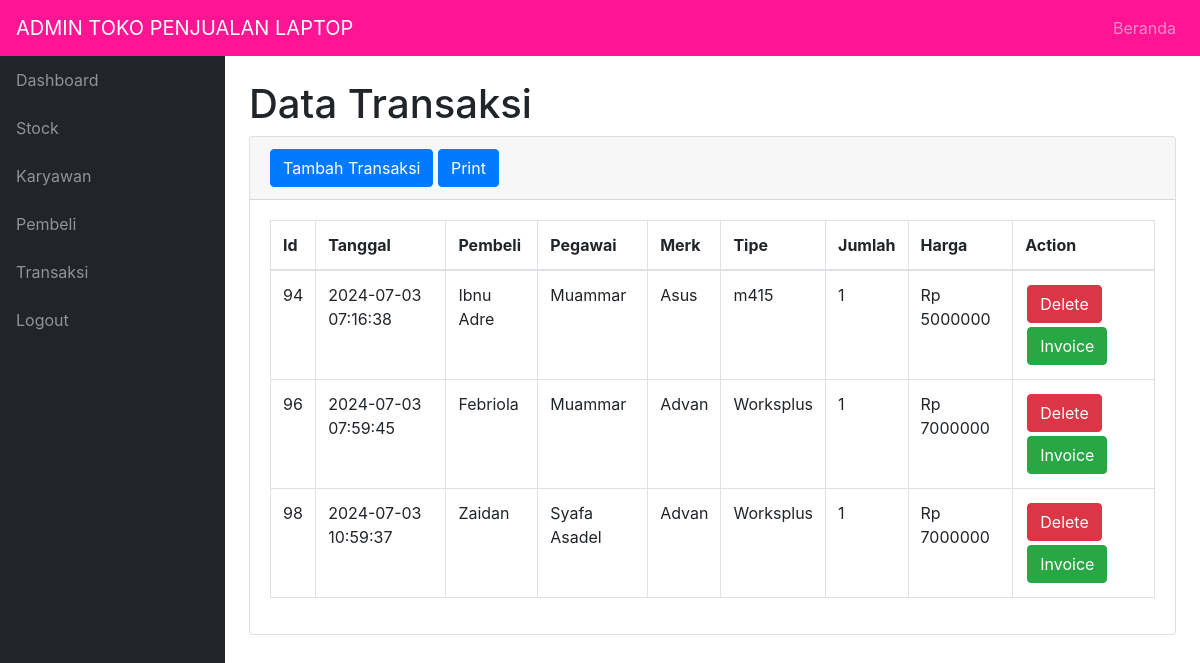
Page /transaksi.php on the committed database.
### tables this page shows
CREATE TABLE `transaksi` (
  `id_transaksi` int(11) NOT NULL,
  `tanggal` timestamp NOT NULL DEFAULT current_timestamp(),
  `id_pembeli` int(11) DEFAULT NULL,
  `id_pegawai` int(11) DEFAULT NULL,
  `id_laptop` int(11) DEFAULT NULL,
  `total_harga` int(11) DEFAULT NULL,
  `jumlah` int(11) DEFAULT NULL
);

CREATE TABLE `pembeli` (
  `id_pembeli` int(11) NOT NULL,
  `nama` varchar(25) DEFAULT NULL,
  `alamat` varchar(250) DEFAULT NULL,
  `no_hp` varchar(13) DEFAULT NULL
);

CREATE TABLE `pegawai` (
  `id_pegawai` int(11) NOT NULL,
  `nama_pgw` varchar(25) DEFAULT NULL,
  `alamat_pgw` varchar(250) DEFAULT NULL,
  `telp_pgw` varchar(13) DEFAULT NULL
);

CREATE TABLE `laptop` (
  `id_laptop` int(11) NOT NULL,
  `merk` varchar(20) DEFAULT NULL,
  `tipe` varchar(20) DEFAULT NULL,
  `harga_laptop` int(11) DEFAULT NULL,
  `stock_laptop` int(11) DEFAULT NULL,
  `spesifikasi` varchar(256) DEFAULT NULL,
  `foto` varchar(500) DEFAULT NULL
);

### transaksi.php (the view, shortened to what this page needs)
<?php
require 'function.php';
?>
<!DOCTYPE html>
<html lang="en">
<head>
    <link href="css/styles.css" rel="stylesheet" />
    <link href="https://cdn.datatables.net/1.10.20/css/dataTables.bootstrap4.min.css" rel="stylesheet" />
</head>
<body class="sb-nav-fixed">
    <nav class="sb-topnav navbar navbar-expand navbar-dark bg-dark">
        <a class="navbar-brand">ADMIN TOKO PENJUALAN LAPTOP</a>
        <ul class="navbar-nav ml-auto">
            <li class="nav-item">
                <a class="nav-link" href="index.php">Beranda</a>
            </li>
        </ul>
    </nav>
    <div id="layoutSidenav">
        <div id="layoutSidenav_nav">
            <nav class="sb-sidenav accordion sb-sidenav-dark" id="sidenavAccordion">
                <div class="sb-sidenav-menu">
                    <div class="nav">
                        <a class="nav-link" href="dashboard.php">
                            Dashboard
                        </a>
                        <a class="nav-link" href="stok.php">
                            Stock
                        </a>
                        <a class="nav-link" href="pegawai.php">
                            Karyawan
                        </a>
                        <a class="nav-link" href="pembeli.php">
                            Pembeli
                        </a>
                        <a class="nav-link" href="transaksi.php">
                            Transaksi
                        </a>
                        <a class="nav-link" href="logout.php">
                            Logout
                        </a>
                    </div>
                </div>
            </nav>
        </div>
        <div id="layoutSidenav_content">
            <main>
                <div class="container-fluid">
                    <h1 class="mt-4">Data Transaksi</h1>
                    <div class="card mb-4">
                        <div class="card-header">
                            <button type="button" class="btn btn-primary" data-toggle="modal" data-target="#transaksimodal">
                                Tambah Transaksi
                            </button>
                            <a href="cetak3.php" target="blank" class="btn btn-primary">Print</a>
                        </div>
                        <div class="card-body">
                            <div class="table-responsive">
                                <table class="table table-bordered" id="dataTable" width="100%" cellspacing="0">
                                    <thead>
                                        <tr>
                                            <th>Id</th>
                                            <th>Tanggal</th>
                                            <th>Pembeli</th>
                                            <th>Pegawai</th>
                                            <th>Merk</th>
                                            <th>Tipe</th>
                                            <th>Jumlah</th>
                                            <th>Harga</th>
                                            <th>Action</th>
                                        </tr>
                                    </thead>
                                    <tbody>
                                        <?php
                                        $viewtransaksi = mysqli_query($conn, "SELECT * FROM transaksi LEFT JOIN laptop ON transaksi.id_laptop=laptop.id_laptop LEFT JOIN pegawai ON transaksi.id_pegawai=pegawai.id_pegawai LEFT JOIN pembeli ON transaksi.id_pembeli=pembeli.id_pembeli");
                                        while ($data = mysqli_fetch_array($viewtransaksi)) {
                                            $idtransaksi = $data['id_transaksi'];
                                            $tanggal = $data['tanggal'];
                                            $nama_pembeli = $data['nama'];
                                            $nama_pegawai = $data['nama_pgw'];
                                            $merk = $data['merk'];
                                            $tipe = $data['tipe'];
                                            $jumlah = $data['jumlah'];
                                            $total_harga = $data['total_harga'];
                                        ?>
                                            <tr>
                                                <td><?= $idtransaksi; ?></td>
                                                <td><?= $tanggal; ?></td>
                                                <td><?= $nama_pembeli; ?></td>
                                                <td><?= $nama_pegawai; ?></td>
                                                <td><?= $merk; ?></td>
                                                <td><?= $tipe; ?></td>
                                                <td><?= $jumlah; ?></td>
                                                <td>Rp <?= $total_harga; ?></td>
                                                <td>
                                                    <button style="margin: 2px;" type="button" class="btn btn-danger" data-toggle="modal" data-target="#deletetransaksi<?= $idtransaksi; ?>">Delete</button>
                                                    <button style="margin: 2px;" type="button" class="btn btn-success" data-toggle="modal" data-target="#invoiceModal<?= $idtransaksi; ?>">Invoice</button>
                                                </td>
                                            </tr>
                                        <?php
                                        };
                                        ?>
                                    </tbody>
                                </table>
                            </div>
                        </div>
                    </div>
                </div>
            </main>
        </div>
    </div>
</body>
</html>

### rows in the picture
transaksi: id_transaksi "94", tanggal "2024-07-03 07:16:38", id_pembeli.nama "Ibnu Adre", id_pegawai.nama_pgw "Muammar", id_laptop.merk "Asus", id_laptop.tipe "m415", jumlah "1", total_harga "5000000"
transaksi: id_transaksi "96", tanggal "2024-07-03 07:59:45", id_pembeli.nama "Febriola", id_pegawai.nama_pgw "Muammar", id_laptop.merk "Advan", id_laptop.tipe "Worksplus", jumlah "1", total_harga "7000000"
transaksi: id_transaksi "98", tanggal "2024-07-03 10:59:37", id_pembeli.nama "Zaidan", id_pegawai.nama_pgw "Syafa Asadel", id_laptop.merk "Advan", id_laptop.tipe "Worksplus", jumlah "1", total_harga "7000000"
